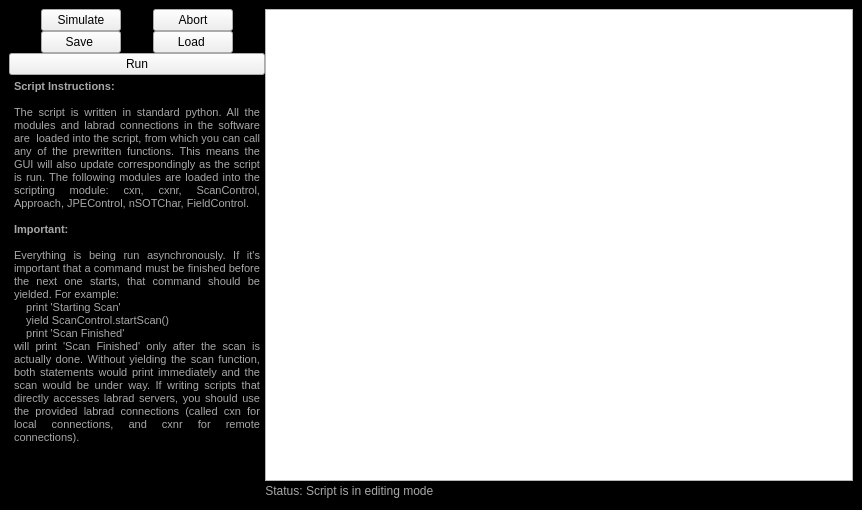
<?xml version="1.0" encoding="UTF-8"?>
<ui version="4.0">
 <class>MainWindow</class>
 <widget class="QMainWindow" name="MainWindow">
  <property name="geometry">
   <rect>
    <x>0</x>
    <y>0</y>
    <width>862</width>
    <height>510</height>
   </rect>
  </property>
  <property name="sizePolicy">
   <sizepolicy hsizetype="Fixed" vsizetype="Fixed">
    <horstretch>0</horstretch>
    <verstretch>0</verstretch>
   </sizepolicy>
  </property>
  <property name="minimumSize">
   <size>
    <width>0</width>
    <height>0</height>
   </size>
  </property>
  <property name="maximumSize">
   <size>
    <width>16777215</width>
    <height>16777215</height>
   </size>
  </property>
  <property name="windowTitle">
   <string>Scripting Window</string>
  </property>
  <property name="windowIcon">
   <iconset resource="../Resources/nSOTScannerResources.qrc">
    <normaloff>:/nSOTScanner/Pictures/jj_schema.svg</normaloff>:/nSOTScanner/Pictures/jj_schema.svg</iconset>
  </property>
  <widget class="QWidget" name="centralwidget">
   <property name="sizePolicy">
    <sizepolicy hsizetype="Fixed" vsizetype="Fixed">
     <horstretch>0</horstretch>
     <verstretch>0</verstretch>
    </sizepolicy>
   </property>
   <property name="styleSheet">
    <string notr="true">#centralwidget{
background-color: rgb(0, 0, 0);
}

QLabel{
color:rgb(168,168,168)
}

QLineEdit{
border: 1px solid rgb(100,100,100);
background-color:rgb(230,230,230);
}

QTextEdit{
border: 1px solid black;
background-color: black;
color:rgb(168,168,168);
}

QRadioButton{
color:rgb(168,168,168)
}
</string>
   </property>
   <layout class="QGridLayout" name="gridLayout">
    <item row="0" column="0">
     <layout class="QHBoxLayout" name="horizontalLayout_2" stretch="0,1">
      <property name="spacing">
       <number>0</number>
      </property>
      <property name="leftMargin">
       <number>0</number>
      </property>
      <property name="topMargin">
       <number>0</number>
      </property>
      <item>
       <layout class="QVBoxLayout" name="verticalLayout_2" stretch="0,0,0">
        <item>
         <layout class="QGridLayout" name="gridLayout_2">
          <item row="0" column="1">
           <widget class="QPushButton" name="push_abort">
            <property name="sizePolicy">
             <sizepolicy hsizetype="Fixed" vsizetype="Fixed">
              <horstretch>0</horstretch>
              <verstretch>0</verstretch>
             </sizepolicy>
            </property>
            <property name="text">
             <string>Abort</string>
            </property>
           </widget>
          </item>
          <item row="2" column="1">
           <widget class="QPushButton" name="push_load">
            <property name="sizePolicy">
             <sizepolicy hsizetype="Fixed" vsizetype="Fixed">
              <horstretch>0</horstretch>
              <verstretch>0</verstretch>
             </sizepolicy>
            </property>
            <property name="text">
             <string>Load </string>
            </property>
           </widget>
          </item>
          <item row="2" column="0">
           <widget class="QPushButton" name="push_save">
            <property name="sizePolicy">
             <sizepolicy hsizetype="Fixed" vsizetype="Fixed">
              <horstretch>0</horstretch>
              <verstretch>0</verstretch>
             </sizepolicy>
            </property>
            <property name="text">
             <string>Save </string>
            </property>
           </widget>
          </item>
          <item row="0" column="0">
           <widget class="QPushButton" name="push_simulate">
            <property name="sizePolicy">
             <sizepolicy hsizetype="Fixed" vsizetype="Fixed">
              <horstretch>0</horstretch>
              <verstretch>0</verstretch>
             </sizepolicy>
            </property>
            <property name="text">
             <string>Simulate</string>
            </property>
           </widget>
          </item>
         </layout>
        </item>
        <item>
         <widget class="QPushButton" name="push_run">
          <property name="text">
           <string>Run</string>
          </property>
         </widget>
        </item>
        <item>
         <widget class="QTextEdit" name="textEdit">
          <property name="enabled">
           <bool>true</bool>
          </property>
          <property name="sizePolicy">
           <sizepolicy hsizetype="Fixed" vsizetype="Expanding">
            <horstretch>0</horstretch>
            <verstretch>0</verstretch>
           </sizepolicy>
          </property>
          <property name="minimumSize">
           <size>
            <width>0</width>
            <height>0</height>
           </size>
          </property>
          <property name="readOnly">
           <bool>true</bool>
          </property>
          <property name="html">
           <string>&lt;!DOCTYPE HTML PUBLIC &quot;-//W3C//DTD HTML 4.0//EN&quot; &quot;http://www.w3.org/TR/REC-html40/strict.dtd&quot;&gt;
&lt;html&gt;&lt;head&gt;&lt;meta name=&quot;qrichtext&quot; content=&quot;1&quot; /&gt;&lt;style type=&quot;text/css&quot;&gt;
p, li { white-space: pre-wrap; }
&lt;/style&gt;&lt;/head&gt;&lt;body style=&quot; font-family:'MS Shell Dlg 2'; font-size:8.25pt; font-weight:400; font-style:normal;&quot;&gt;
&lt;p align=&quot;justify&quot; style=&quot; margin-top:0px; margin-bottom:0px; margin-left:0px; margin-right:0px; -qt-block-indent:0; text-indent:0px;&quot;&gt;&lt;span style=&quot; font-size:8pt; font-weight:600;&quot;&gt;Script Instructions:&lt;/span&gt;&lt;/p&gt;
&lt;p align=&quot;justify&quot; style=&quot;-qt-paragraph-type:empty; margin-top:0px; margin-bottom:0px; margin-left:0px; margin-right:0px; -qt-block-indent:0; text-indent:0px; font-size:8pt; font-weight:600;&quot;&gt;&lt;br /&gt;&lt;/p&gt;
&lt;p align=&quot;justify&quot; style=&quot; margin-top:0px; margin-bottom:0px; margin-left:0px; margin-right:0px; -qt-block-indent:0; text-indent:0px;&quot;&gt;&lt;span style=&quot; font-size:8pt;&quot;&gt;The script is written in standard python. All the modules and labrad connections in the software are  loaded into the script, from which you can call any of the prewritten functions. This means the GUI will also update correspondingly as the script is run. The following modules are loaded into the scripting module: cxn, cxnr, ScanControl, Approach, JPEControl, nSOTChar, FieldControl.&lt;/span&gt;&lt;/p&gt;
&lt;p align=&quot;justify&quot; style=&quot;-qt-paragraph-type:empty; margin-top:0px; margin-bottom:0px; margin-left:0px; margin-right:0px; -qt-block-indent:0; text-indent:0px; font-size:8pt;&quot;&gt;&lt;br /&gt;&lt;/p&gt;
&lt;p align=&quot;justify&quot; style=&quot; margin-top:0px; margin-bottom:0px; margin-left:0px; margin-right:0px; -qt-block-indent:0; text-indent:0px;&quot;&gt;&lt;span style=&quot; font-size:8pt; font-weight:600;&quot;&gt;Important:&lt;/span&gt;&lt;/p&gt;
&lt;p align=&quot;justify&quot; style=&quot;-qt-paragraph-type:empty; margin-top:0px; margin-bottom:0px; margin-left:0px; margin-right:0px; -qt-block-indent:0; text-indent:0px; font-size:8pt; font-weight:600;&quot;&gt;&lt;br /&gt;&lt;/p&gt;
&lt;p align=&quot;justify&quot; style=&quot; margin-top:0px; margin-bottom:0px; margin-left:0px; margin-right:0px; -qt-block-indent:0; text-indent:0px;&quot;&gt;&lt;span style=&quot; font-size:8pt;&quot;&gt;Everything is being run asynchronously. If it's important that a command must be finished before the next one starts, that command should be yielded. For example:&lt;/span&gt;&lt;/p&gt;
&lt;p style=&quot; margin-top:0px; margin-bottom:0px; margin-left:0px; margin-right:0px; -qt-block-indent:0; text-indent:0px;&quot;&gt;&lt;span style=&quot; font-size:8pt;&quot;&gt;    print 'Starting Scan'&lt;/span&gt;&lt;/p&gt;
&lt;p style=&quot; margin-top:0px; margin-bottom:0px; margin-left:0px; margin-right:0px; -qt-block-indent:0; text-indent:0px;&quot;&gt;&lt;span style=&quot; font-size:8pt;&quot;&gt;    yield ScanControl.startScan()&lt;/span&gt;&lt;/p&gt;
&lt;p style=&quot; margin-top:0px; margin-bottom:0px; margin-left:0px; margin-right:0px; -qt-block-indent:0; text-indent:0px;&quot;&gt;&lt;span style=&quot; font-size:8pt;&quot;&gt;    print 'Scan Finished'&lt;/span&gt;&lt;/p&gt;
&lt;p align=&quot;justify&quot; style=&quot; margin-top:0px; margin-bottom:0px; margin-left:0px; margin-right:0px; -qt-block-indent:0; text-indent:0px;&quot;&gt;&lt;span style=&quot; font-size:8pt;&quot;&gt;will print 'Scan Finished' only after the scan is actually done. Without yielding the scan function, both statements would print immediately and the scan would be under way. If writing scripts that directly accesses labrad servers, you should use the provided labrad connections (called cxn for local connections, and cxnr for remote connections).&lt;/span&gt;&lt;/p&gt;&lt;/body&gt;&lt;/html&gt;</string>
          </property>
         </widget>
        </item>
       </layout>
      </item>
      <item>
       <layout class="QVBoxLayout" name="verticalLayout">
        <property name="spacing">
         <number>0</number>
        </property>
        <item>
         <widget class="QPlainTextEdit" name="codeEditor"/>
        </item>
        <item>
         <layout class="QHBoxLayout" name="horizontalLayout">
          <item>
           <widget class="QLabel" name="label">
            <property name="text">
             <string>Status: </string>
            </property>
            <property name="alignment">
             <set>Qt::AlignRight|Qt::AlignTrailing|Qt::AlignVCenter</set>
            </property>
           </widget>
          </item>
          <item>
           <widget class="QLabel" name="label_status">
            <property name="sizePolicy">
             <sizepolicy hsizetype="Minimum" vsizetype="Fixed">
              <horstretch>0</horstretch>
              <verstretch>0</verstretch>
             </sizepolicy>
            </property>
            <property name="toolTip">
             <string>&lt;html&gt;&lt;head/&gt;&lt;body&gt;&lt;p&gt;&lt;img src=&quot;:/nSOTScanner/Pictures/SQUIDRotated.png&quot;/&gt;&lt;/p&gt;&lt;/body&gt;&lt;/html&gt;</string>
            </property>
            <property name="text">
             <string>Script is in editing mode</string>
            </property>
           </widget>
          </item>
          <item>
           <spacer name="horizontalSpacer">
            <property name="orientation">
             <enum>Qt::Horizontal</enum>
            </property>
            <property name="sizeHint" stdset="0">
             <size>
              <width>40</width>
              <height>20</height>
             </size>
            </property>
           </spacer>
          </item>
         </layout>
        </item>
       </layout>
      </item>
     </layout>
    </item>
   </layout>
  </widget>
 </widget>
 <resources>
  <include location="../Resources/nSOTScannerResources.qrc"/>
 </resources>
 <connections/>
</ui>
